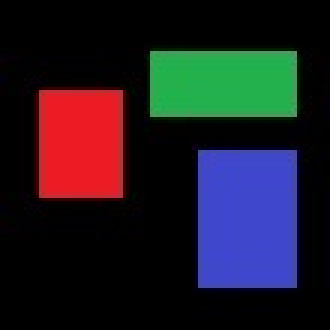
#> input picture shape.jpg, 110 x 110 px (shown 3 times larger)
$ jupyter execute prog11.ipynb
#> lines starting #> are read from the running program, lines starting #| are printed output that depends on the picture; after the words box and inside, x2 and y2 are one past the last pixel; in counts of white or black regions, pixels touching at a corner belong together
[cell 1]
import cv2
import numpy as np
import matplotlib.pyplot as plt

image = cv2.imread('shape.jpg')
#> image is the input picture: shape (110, 110, 3); mean B, G, R 36.6, 27.6, 31.9
gray = cv2.cvtColor(image, cv2.COLOR_BGR2GRAY)
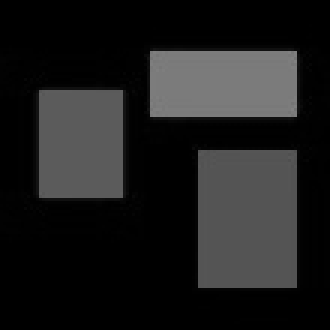
#> gray: shape (110, 110) (shown 3 times larger); min 0, max 130, mean 29.9

# Perform Canny edge detection
edged = cv2.Canny(gray, 30, 200)
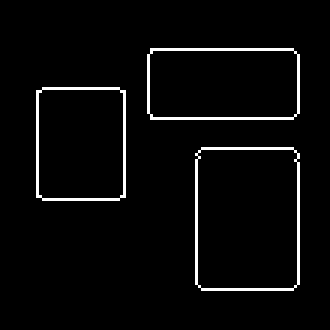
#> edged: shape (110, 110) (shown 3 times larger); 3.5% white in thin lines or dots, all inside (x1, y1, x2, y2) = (12, 16, 100, 97)

# Finding Contours
contours, hierarchy = cv2.findContours(edged.copy(), cv2.RETR_EXTERNAL, cv2.CHAIN_APPROX_SIMPLE)
#> contours = 3 contours; box (x1, y1, x2, y2) and area: (65, 49, 100, 97) 1588, (49, 16, 100, 40) 1143, (12, 29, 42, 67) 1067
print("Number of Contours found = " + str(len(contours)))
#| Number of Contours found = 3

# Draw all contours on the original image
cv2.drawContours(image, contours, -1, (0, 255, 0), 3)
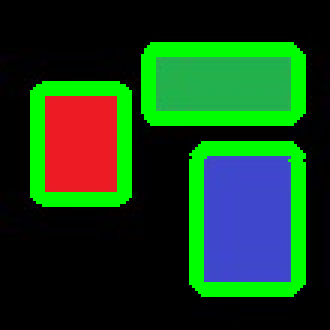
#> image: shape (110, 110, 3) (shown 3 times larger); 17.34% of pixels changed, all inside (x1, y1, x2, y2) = (10, 14, 102, 99)

# Create a list to store cropped images of each object
cropped_images = []

# Iterate through contours
for i, contour in enumerate(contours):
    # Create a mask image for each contour
    mask = np.zeros_like(gray)
    cv2.drawContours(mask, [contour], 0, 255, -1)
    # Extract the object using the mask
    object_extracted = np.zeros_like(image)
    object_extracted[mask == 255] = image[mask == 255]
    # Convert BGR to RGB for displaying with Matplotlib
    object_extracted_rgb = cv2.cvtColor(object_extracted, cv2.COLOR_BGR2RGB)
    # Append the extracted object to the list
    cropped_images.append(object_extracted_rgb)
#> this loop made 3 passes
#> pass 1, `object_extracted_rgb = cv2.cvtColor(object_extracted, cv2.COLOR_BGR2RGB)`:
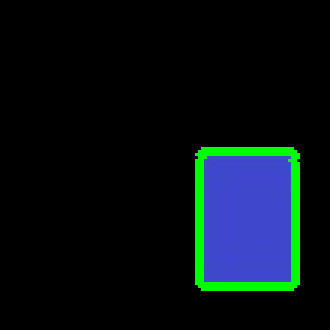
#> object_extracted_rgb: shape (110, 110, 3) (shown 3 times larger); mean R, G, B 6.4, 16.6, 20.5
#> pass 2, `object_extracted_rgb = cv2.cvtColor(object_extracted, cv2.COLOR_BGR2RGB)`:
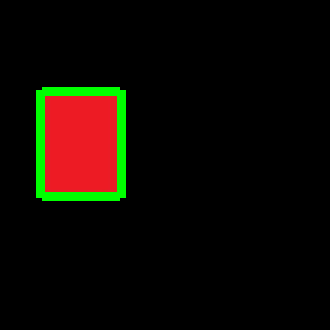
#> object_extracted_rgb: shape (110, 110, 3) (shown 3 times larger); mean R, G, B 15, 9.4, 2.3
#> pass 3, `object_extracted_rgb = cv2.cvtColor(object_extracted, cv2.COLOR_BGR2RGB)`:
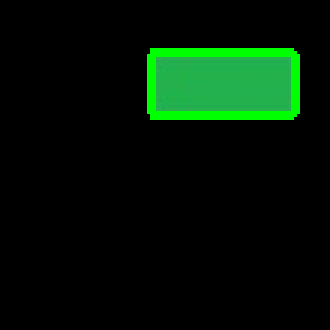
#> object_extracted_rgb: shape (110, 110, 3) (shown 3 times larger); mean R, G, B 2.4, 20.3, 5.2
#> after the loop:
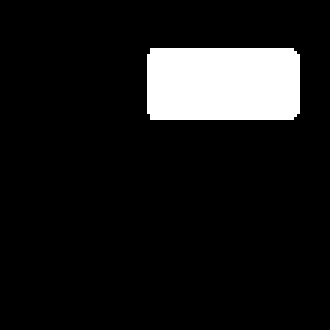
#> mask: shape (110, 110) (shown 3 times larger); 10% white; 1 white region
#> after the loop, cropped_images = 3 items

fig, axs = plt.subplots(1, len(cropped_images)+2, figsize=(12, 4))

# Plot the original image
axs[0].imshow(cv2.cvtColor(image, cv2.COLOR_BGR2RGB))
axs[0].set_title('Original Image')
axs[0].axis('off')

axs[1].imshow(edged, cmap='gray')
axs[1].set_title('Canny Edges')
axs[1].axis('off')

for i in range(len(cropped_images)):
    axs[i+2].imshow(cropped_images[i])
    axs[i+2].set_title(f'Object {i+1}')
    axs[i+2].axis('off')

plt.tight_layout()
plt.show()
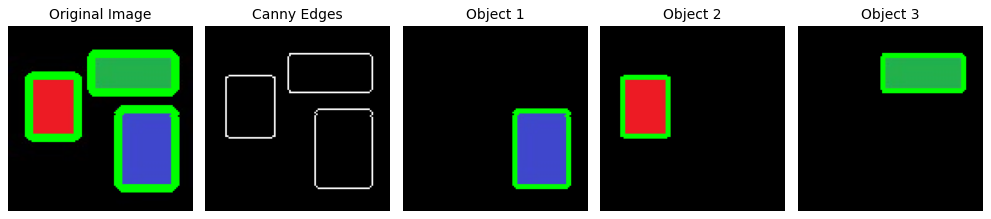
#> figure drawn by matplotlib, 5 panels

[cell 2]
#Contour
import cv2
import matplotlib.pyplot as plt
plt.rc('figure', figsize=(3,3))

img = cv2.imread("shape.jpg")
img_gray = cv2.cvtColor(img,cv2.COLOR_BGR2GRAY)

img_canny = cv2.Canny(img_gray,30,200)
contours,hierarchy = cv2.findContours(img_canny, cv2.RETR_TREE, cv2.CHAIN_APPROX_SIMPLE)
#> contours = 6 contours; box (x1, y1, x2, y2) and area: (65, 49, 100, 97) 1588, (65, 49, 100, 97) 1588, (49, 16, 100, 40) 1143, (49, 16, 100, 40) 1142, (12, 29, 42, 67) 1067, (12, 29, 42, 67) 1065
cv2.drawContours(img,contours,-1,(0,255,0),3)

plt.imshow(img)
